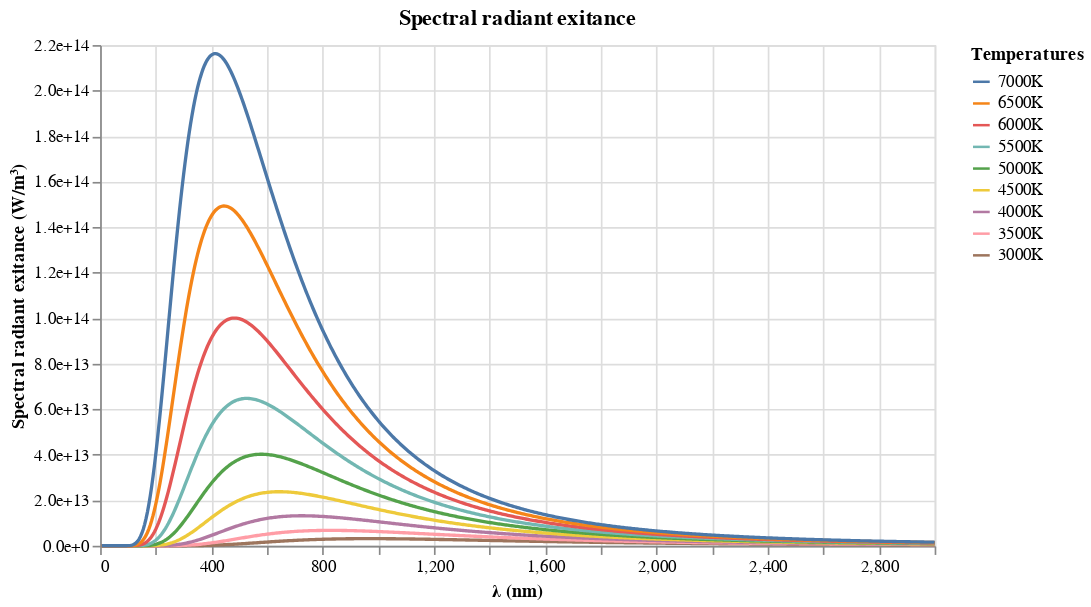

The notebook cell this image was saved under:
### Code cell
-- | Function for computing black body spectral radiant exitance
spectralRadiantExitanceGeneral
  :: Double -- ^ c1 - first radiation constant
  -> Double -- ^ c2 - second radiation constant
  -> Double -- ^ T - Temperature in Kelvin
  -> Double -- ^ λ - Wavelength in meters
  -> Double -- ^ watt per square meter per meter (W/m3)
spectralRadiantExitanceGeneral c1 c2 temperature lambda = (c1 / (lambda ^ (5 :: Int))) / 
                                                          (exp (c2 / (lambda * temperature)) - 1)

spectralRadiantExitance temperature lambda = spectralRadiantExitanceGeneral c1 c2 temperature lambda'
  where
    lambda' = lambda * 1e-9 -- wavelength: m
    c = 2.99792458e8 -- speed of light: m / s
    h = 6.62607015e-34 -- Planck's constant: J * s
    k = 1.380649e-23 -- Boltzmann's constant: J / K
    c1 = 2 * pi * h * (c ^ (2 :: Int)) -- W * m^2
    c2 = h * c / k -- K * m



spectralRadiantExitanceHistoric c2 temperature lambda = spectralRadiantExitanceGeneral c1 c2 temperature lambda'
  where
    lambda' = lambda * 1e-9 -- wavelength: m
    c = 299792458 -- speed of light m / s
    k = 1.380649e-23 -- Boltzmann's constant: J / K
    -- Normal formula for c1, but we want to compute it from c2 instead
    c1 = 2 * pi * h * (c ^ (2 :: Int))
    h = c2 * k / c --  Derive Planck's constant from second radiation constant


spectralRadianExitancePlot = toVegaLite
  [ title "Spectral radiant exitance" []
  , background "white"
  , height 300
  , width 500
  , mark Line []
  , dataFromColumns []
    . dataColumn "λ (nm)" (Numbers wavelengths)
    . foldl mkColumn id temperatures
    $ []
  , transform . foldAs (fst <$> temperatures) "Temperatures" "Spectral radiant exitance (W/m³)" $ []
  , encoding 
    . position VL.X [PName "λ (nm)", PmType Quantitative]
    . position VL.Y [PName "Spectral radiant exitance (W/m³)", PmType Quantitative, PAxis [AxFormat ".1e"]]
    . color [ MName "Temperatures", MmType Nominal, MSort [Descending]]
    $ []
  ]
  where
    temperatures = [(T.pack (show (round t)) <> "K", t) | t <- [3000, 3500 .. 7000]]
    wavelengths = [0, 5 .. 3000 :: Double]
    mkColumn acc (tname, t) = dataColumn tname (Numbers (spectralRadiantExitance t <$> wavelengths)) . acc

c = 2.99792458e8 -- speed of light: m / s
h = 6.62607015e-34 -- Planck's constant: J * s
k = 1.380649e-23 -- Boltzmann's constant: J / K
c1 = 2 * h * (c ^ (2 :: Int))

print c1

latex "$M(\\lambda,T) =\\frac{c_{1}}{\\lambda^5}\\frac{1}{\\exp\\left(\\frac{c_2}{{\\lambda}T}\\right)-1}$"
latex "${c_{1}} = 2\\pi hc^2$"
latex "${c_{2}} = \\frac{hc}{k}$"

-- print (spectralRadiantExitanceGeneral 1.191042759e-16 1.4387752e-2 6500 0.0000005)
-- print (spectralRadiantExitanceGeneral 1.191042759e-16 1.4387752e-2 6500 (500 * 1e-9))
-- print $ spectralRadiantExitance 6500 500
-- print $ spectralRadiantExitanceHistoric 1.4388e-2 6500 500
vlShow spectralRadianExitancePlot

### Figure 1 — Vega-Lite specification as saved in the notebook (floating-point values rounded to 4 significant figures; data arrays with more than 128 entries replaced by an {"elided": "..."} marker saying what was removed)
{"$schema": "https://vega.github.io/schema/vega-lite/v4.json", "background": "white", "data": {"values": {"elided": "601 records"}}, "encoding": {"color": {"field": "Temperatures", "sort": "descending", "type": "nominal"}, "x": {"field": "λ (nm)", "type": "quantitative"}, "y": {"axis": {"format": ".1e"}, "field": "Spectral radiant exitance (W/m³)", "type": "quantitative"}}, "height": 300, "mark": "line", "title": "Spectral radiant exitance", "transform": [{"as": ["Temperatures", "Spectral radiant exitance (W/m³)"], "fold": ["3000K", "3500K", "4000K", "4500K", "5000K", "5500K", "6000K", "6500K", "7000K"]}], "width": 500}
